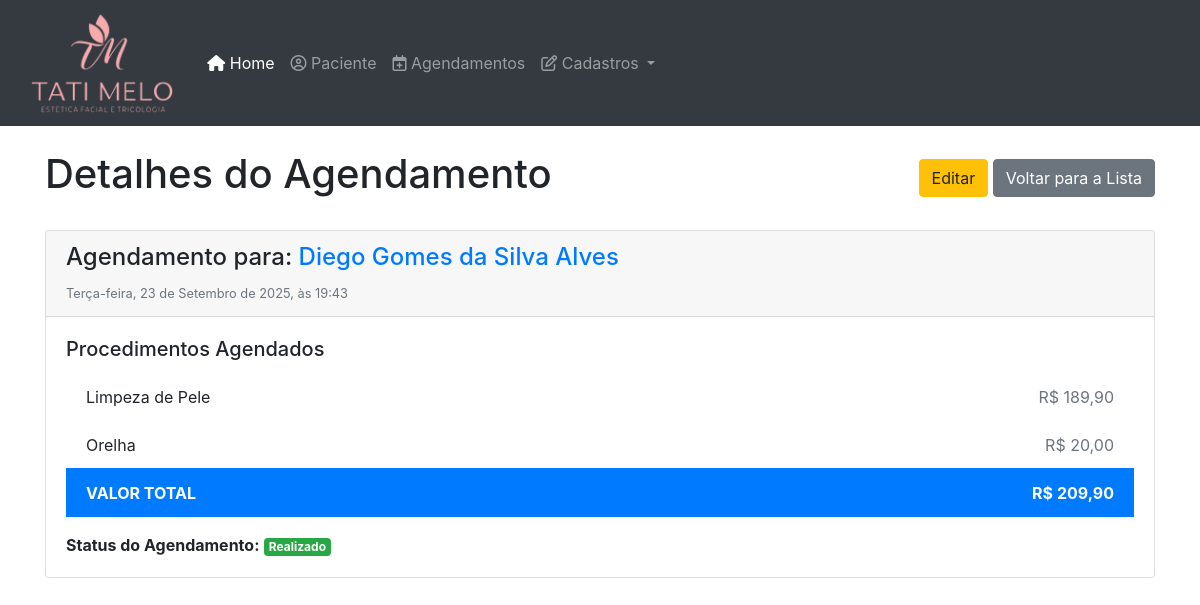
/agendamentos/1/, run on the app's committed database.
### clinica/models.py (models this page shows, shortened)
class Agendamento(models.Model):
    STATUS_CHOICES = (
        ('agendado', 'Agendado'),
        ('realizado', 'Realizado'),
        ('cancelado', 'Cancelado'),
    )
    paciente = models.ForeignKey(Paciente, on_delete=models.CASCADE, related_name="agendamentos")
    procedimentos = models.ManyToManyField(Procedimento, related_name="agendamentos")
    data_hora = models.DateTimeField(verbose_name="Data e Hora do Agendamento")
    status = models.CharField(max_length=10, choices=STATUS_CHOICES, default='agendado')
    observacoes = models.TextField(blank=True, null=True, verbose_name="Observações")
    procedimento_realizado = models.BooleanField(default=False, verbose_name="Procedimento já foi realizado?")
    valor_total = models.DecimalField(max_digits=8, decimal_places=2, verbose_name="Valor Total", default=0.00)
    class Meta:
        verbose_name = "Agendamento"
        verbose_name_plural = "Agendamentos"
        ordering = ['-data_hora']

class Paciente(models.Model):
    nome = models.CharField(max_length=100)
    data_nascimento = models.DateField(verbose_name="Data de Nascimento")
    telefone = models.CharField(max_length=20, unique=True)
    email = models.EmailField(max_length=100, unique=True, verbose_name="E-mail")
    endereco = models.TextField(blank=True, null=True, verbose_name="Endereço")
    data_cadastro = models.DateTimeField(default=timezone.now, verbose_name="Data de Cadastro")
    class Meta:
        verbose_name = "Paciente"
        verbose_name_plural = "Pacientes"
        ordering = ['nome']

class Procedimento(models.Model):
    nome = models.CharField(max_length=100, help_text="Nome do procedimento")
    descricao = models.TextField(blank=True, null=True, verbose_name="Descrição")
    preco = models.DecimalField(max_digits=8, decimal_places=2, verbose_name="Preço")
    class Meta:
        verbose_name = "Procedimento"
        verbose_name_plural = "Procedimentos"
        ordering = ['nome']

### clinica/views.py (the view)
# urls.py: path('agendamentos/<int:pk>/', AgendamentoDetailView.as_view(), name='agendamento_detail'),
class AgendamentoDetailView(DetailView):
    model = Agendamento
    template_name = 'clinica/agendamento_detail.html'
    context_object_name = 'agendamento'

### templates/clinica/agendamento_detail.html (shortened to what this page needs)
{% extends 'base.html' %}
{% block content %}
    <div class="d-flex justify-content-between align-items-center mb-4">
        <h1>Detalhes do Agendamento</h1>
        <div>
            <a href="{% url 'agendamento_update' agendamento.pk %}" class="btn btn-warning">Editar</a>
            <a href="{% url 'agendamento_list' %}" class="btn btn-secondary">Voltar para a Lista</a>
        </div>
    </div>
    <div class="card">
        <div class="card-header">
            <h4>Agendamento para: <a href="{% url 'paciente_detail' agendamento.paciente.pk %}">{{ agendamento.paciente.nome }}</a></h4>
            <small class="text-muted">{{ agendamento.data_hora|date:"l, d \d\e F \d\e Y, \à\s H:i" }}</small>
        </div>
        <div class="card-body">
            <h5 class="card-title">Procedimentos Agendados</h5>
            <ul class="list-group list-group-flush mb-3">
                {% for p in agendamento.procedimentos.all %}
                    <li class="list-group-item d-flex justify-content-between align-items-center">
                        <span>{{ p.nome }}</span>
                        <span class="text-muted">R$ {{ p.preco|floatformat:2 }}</span>
                    </li>
                {% empty %}
                    <li class="list-group-item text-muted">Nenhum procedimento foi associado a este agendamento.</li>
                {% endfor %}
                <li class="list-group-item d-flex justify-content-between align-items-center active">
                    <strong>VALOR TOTAL</strong>
                    <strong>R$ {{ agendamento.valor_total|floatformat:2 }}</strong>
                </li>
            </ul>
            <p class="card-text">
                <strong>Status do Agendamento:</strong>
                <span class="badge
                    {% if agendamento.status == 'realizado' %}bg-success
                    {% elif agendamento.status == 'cancelado' %}bg-danger
                    {% else %}bg-primary{% endif %}">
                    {{ agendamento.get_status_display }}
                </span>
            </p>
        </div>
    </div>
{% endblock %}

### data on the page
Agendamento: paciente.nome "Diego Gomes da Silva Alves", data_hora "Terça-feira, 23 de Setembro de 2025, às 19:43", valor_total "209,90", status "Realizado"
Procedimento: nome "Limpeza de Pele", preco "189,90"
Procedimento: nome "Orelha", preco "20,00"
